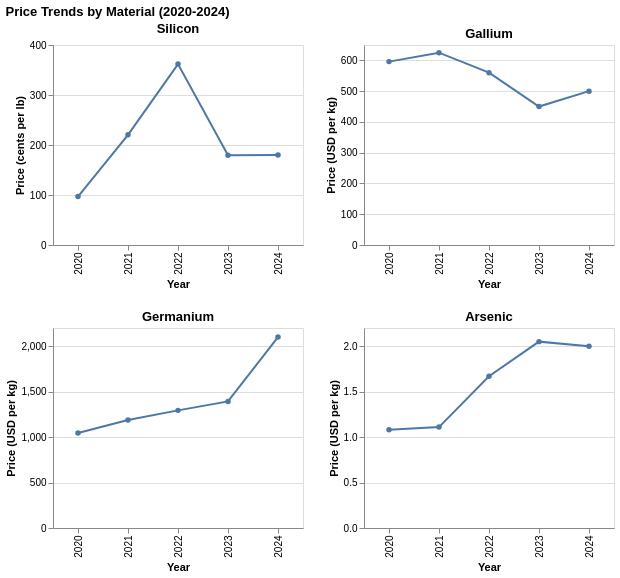

This figure's notebook cell:
### Markdown cell above
#### 1. Line Chart: Price Trends by Material (2020-2024)

### Code cell
prices_df = pd.read_csv('data/processed/dataset2/prices_clean.csv')
price_cols = {
    'Silicon_cents_per_lb': ('Silicon', 'Price (cents per lb)'),
    'Germanium_USD_per_kg': ('Germanium', 'Price (USD per kg)'),
    'Gallium_USD_per_kg': ('Gallium', 'Price (USD per kg)'),
    'Arsenic_USD_per_kg': ('Arsenic', 'Price (USD per kg)')
}

charts = []
for col, (material, y_title) in price_cols.items():
    chart = alt.Chart(prices_df).mark_line(point = True).encode(
        alt.X('Year:O', title = "Year"),
        alt.Y(f'{col}:Q', title = y_title),
        tooltip = [
            alt.Tooltip('Year:O', title = "Year"),
            alt.Tooltip(f'{col}:Q', title = y_title, format = '.2f')
        ]
    ).properties(
        width = 250,
        height = 200,
        title = material
    )
    charts.append(chart)

line_chart = alt.hconcat(
    alt.vconcat(charts[0], charts[1]),
    alt.vconcat(charts[2], charts[3])
).properties(
    title = "Price Trends by Material (2020-2024)"
)

line_chart

### Figure 1 — Vega-Lite specification as saved in the notebook (floating-point values rounded to 4 significant figures)
{"config": {"view": {"continuousWidth": 300, "continuousHeight": 300}}, "hconcat": [{"vconcat": [{"mark": {"type": "line", "point": true}, "encoding": {"tooltip": [{"field": "Year", "title": "Year", "type": "ordinal"}, {"field": "Silicon_cents_per_lb", "format": ".2f", "title": "Price (cents per lb)", "type": "quantitative"}], "x": {"field": "Year", "title": "Year", "type": "ordinal"}, "y": {"field": "Silicon_cents_per_lb", "title": "Price (cents per lb)", "type": "quantitative"}}, "height": 200, "title": "Silicon", "width": 250}, {"mark": {"type": "line", "point": true}, "encoding": {"tooltip": [{"field": "Year", "title": "Year", "type": "ordinal"}, {"field": "Germanium_USD_per_kg", "format": ".2f", "title": "Price (USD per kg)", "type": "quantitative"}], "x": {"field": "Year", "title": "Year", "type": "ordinal"}, "y": {"field": "Germanium_USD_per_kg", "title": "Price (USD per kg)", "type": "quantitative"}}, "height": 200, "title": "Germanium", "width": 250}]}, {"vconcat": [{"mark": {"type": "line", "point": true}, "encoding": {"tooltip": [{"field": "Year", "title": "Year", "type": "ordinal"}, {"field": "Gallium_USD_per_kg", "format": ".2f", "title": "Price (USD per kg)", "type": "quantitative"}], "x": {"field": "Year", "title": "Year", "type": "ordinal"}, "y": {"field": "Gallium_USD_per_kg", "title": "Price (USD per kg)", "type": "quantitative"}}, "height": 200, "title": "Gallium", "width": 250}, {"mark": {"type": "line", "point": true}, "encoding": {"tooltip": [{"field": "Year", "title": "Year", "type": "ordinal"}, {"field": "Arsenic_USD_per_kg", "format": ".2f", "title": "Price (USD per kg)", "type": "quantitative"}], "x": {"field": "Year", "title": "Year", "type": "ordinal"}, "y": {"field": "Arsenic_USD_per_kg", "title": "Price (USD per kg)", "type": "quantitative"}}, "height": 200, "title": "Arsenic", "width": 250}]}], "data": {"name": "data-2d1fc1953507cf23fffa4ac0fd301146"}, "title": "Price Trends by Material (2020-2024)", "$schema": "https://vega.github.io/schema/vega-lite/v6.1.0.json", "datasets": {"data-2d1fc1953507cf23fffa4ac0fd301146": [{"Year": 2020, "Silicon_cents_per_lb": 96.84, "Germanium_USD_per_kg": 1046, "Gallium_USD_per_kg": 596, "Arsenic_USD_per_kg": 1.08}, {"Year": 2021, "Silicon_cents_per_lb": 220.3, "Germanium_USD_per_kg": 1187, "Gallium_USD_per_kg": 625, "Arsenic_USD_per_kg": 1.11}, {"Year": 2022, "Silicon_cents_per_lb": 361.9, "Germanium_USD_per_kg": 1294, "Gallium_USD_per_kg": 560, "Arsenic_USD_per_kg": 1.67}, {"Year": 2023, "Silicon_cents_per_lb": 179.7, "Germanium_USD_per_kg": 1392, "Gallium_USD_per_kg": 450, "Arsenic_USD_per_kg": 2.05}, {"Year": 2024, "Silicon_cents_per_lb": 180.0, "Germanium_USD_per_kg": 2100, "Gallium_USD_per_kg": 500, "Arsenic_USD_per_kg": 2.0}]}}
